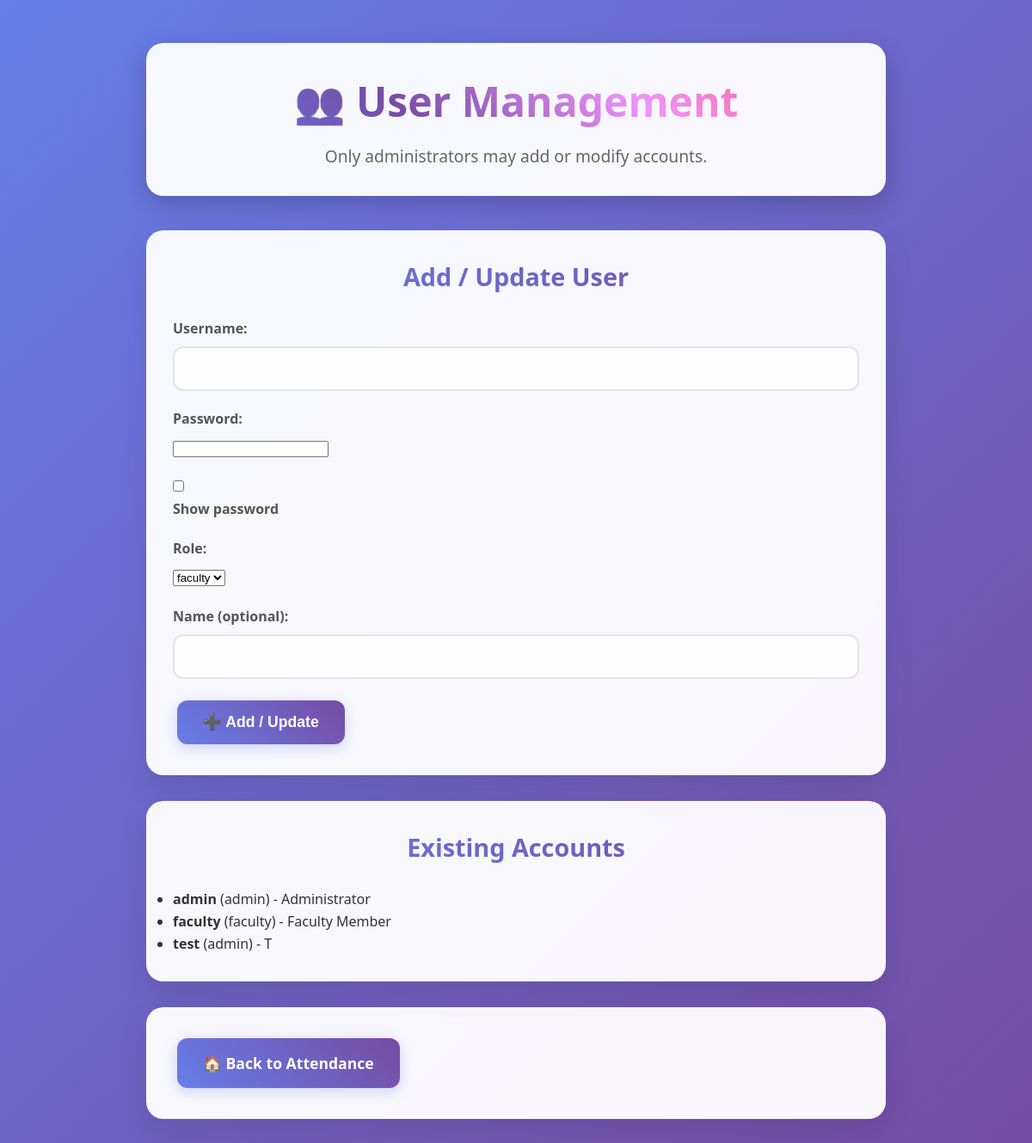
Page /manage_users (signed in) on the committed database.
### app.py (models this page shows)
class User(Base):
    __tablename__ = 'users'
    username = Column(String, primary_key=True)
    password = Column(String, nullable=False)
    role = Column(String)
    name = Column(String)

### app.py (the view, shortened to what this page needs)
@app.route("/manage_users", methods=["GET","POST"])
@login_required
def manage_users():
    if session.get('role') != 'admin':
        return redirect(url_for('index'))
    users = load_users()
    return render_template("manage_users.html", users=users)

### app.py (called while the page is built, shortened)
def load_users():
    if DATABASE_URL:
        session = SessionLocal()
        try:
            records = session.query(User).all()
            users = {r.username: {"password": r.password, "role": r.role, "name": r.name} for r in records}
            return users
        finally:
            session.close()
    if os.path.exists(USERS_FILE):
        with open(USERS_FILE, "r") as f:
            return json.load(f)
    return {}

def login_required(f):
    @wraps(f)
    def decorated_function(*args, **kwargs):
        if 'user' not in session:
            return redirect(url_for('login'))
        return f(*args, **kwargs)
    return decorated_function

### templates/manage_users.html (shortened to what this page needs)
<!DOCTYPE html>
<html>
<head>
    <link rel="stylesheet" href="{{ url_for('static', filename='style.css') }}">
</head>
<body>
    <div class="container">
        <header>
            <h1>👥 User Management</h1>
            <p>Only administrators may add or modify accounts.</p>
        </header>
        <div class="card">
            <h2>Add / Update User</h2>
            <form action="/manage_users" method="post">
                <div class="form-group">
                    <label>Username:</label>
                    <input type="text" name="username" required>
                </div>
                <div class="form-group">
                    <label>Password:</label>
                    <input type="password" id="new_password" name="password" required>
                </div>
                <div class="form-group">
                    <input type="checkbox" id="show_password_toggle"> <label for="show_password_toggle">Show password</label>
                </div>
                <div class="form-group">
                    <label>Role:</label>
                    <select name="role" required>
                        <option value="faculty">faculty</option>
                    </select>
                </div>
                <div class="form-group">
                    <label>Name (optional):</label>
                    <input type="text" name="name">
                </div>
                <button type="submit" class="btn">➕ Add / Update</button>
            </form>
        </div>
        <div class="card" style="margin-top:20px;">
            <h2>Existing Accounts</h2>
            <ul>
                {% for uname, info in users.items() %}
                <li><strong>{{ uname }}</strong> ({{ info.role }}) - {{ info.name or 'no name' }}</li>
                {% endfor %}
            </ul>
        </div>
        <div class="card">
            <a href="/" class="btn">🏠 Back to Attendance</a>
        </div>
    </div>
</body>
</html>

### static/style.css (style rules this page uses)
* { margin: 0; padding: 0; box-sizing: border-box; }
body { font-family: 'Segoe UI', Tahoma, Geneva, Verdana, sans-serif; background: linear-gradient(135deg, #667eea 0%, #764ba2 100%); min-height: 100vh; color: #333; line-height: 1.6; }
.container { max-width: 900px; margin: 30px auto; padding: 20px; }
header { text-align: center; margin-bottom: 40px; background: rgba(255, 255, 255, 0.95); padding: 30px; border-radius: 20px; box-shadow: 0 10px 30px rgba(0, 0, 0, 0.2); backdrop-filter: blur(10px); }
header h1 { font-size: 3rem; background: linear-gradient(45deg, #667eea, #764ba2, #f093fb, #f5576c); -webkit-background-clip: text; -webkit-text-fill-color: transparent; background-clip: text; margin-bottom: 10px; font-weight: 700; }
header p { font-size: 1.2rem; color: #666; font-weight: 300; }
.card { background: rgba(255, 255, 255, 0.95); padding: 30px; margin-bottom: 30px; border-radius: 20px; box-shadow: 0 15px 35px rgba(0, 0, 0, 0.1); backdrop-filter: blur(10px); border: 1px solid rgba(255, 255, 255, 0.2); transition: all 0.3s ease; }
.card h2 { margin-bottom: 25px; background: linear-gradient(45deg, #667eea, #764ba2); -webkit-background-clip: text; -webkit-text-fill-color: transparent; background-clip: text; font-size: 1.8rem; font-weight: 600; text-align: center; }
.form-group { margin-bottom: 20px; }
label { display: block; font-weight: 600; margin-bottom: 8px; color: #555; font-size: 1rem; }
input[type="text"], input[type="file"] { width: 100%; padding: 15px; border: 2px solid #e1e5e9; border-radius: 12px; font-size: 1rem; transition: all 0.3s ease; background: rgba(255, 255, 255, 0.8); }
.btn { display: inline-block; background: linear-gradient(45deg, #667eea, #764ba2); color: #fff; padding: 15px 30px; border: none; border-radius: 12px; cursor: pointer; font-size: 1.1rem; font-weight: 600; transition: all 0.3s ease; text-decoration: none; text-align: center; box-shadow: 0 4px 15px rgba(102, 126, 234, 0.3); margin: 5px; }
.card { animation: fadeInUp 0.6s ease-out; }

### rows in the picture
User: username "admin", role "admin", name "Administrator"
User: username "faculty", role "faculty", name "Faculty Member"
User: username "test", role "admin", name "T"
